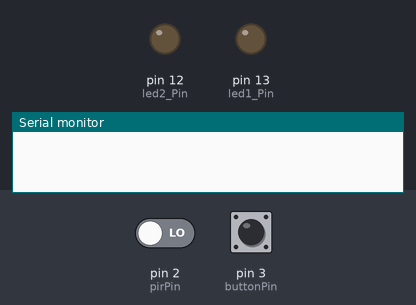
The sketch below on a simulated Arduino Uno, built with avr-gcc and run on an emulated ATmega328P. On the bench: output pins drawn as LEDs (lit = HIGH), the last lines printed to the serial monitor. Inputs (shaded band) come from the test bench; at power-on: pin 2 (pirPin) LOW, pin 3 (buttonPin) LOW.

Above: at 1.2 s.
1.3 s: pin 2 (pirPin) driven HIGH
At 1.7 s:
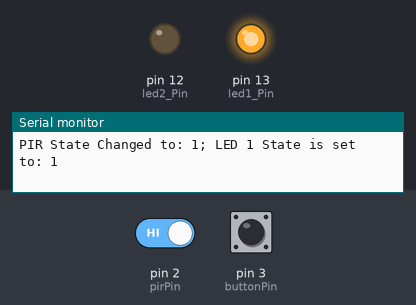
2.8 s: pin 3 (buttonPin) pulled HIGH for 0.15 s
At 4.0 s:
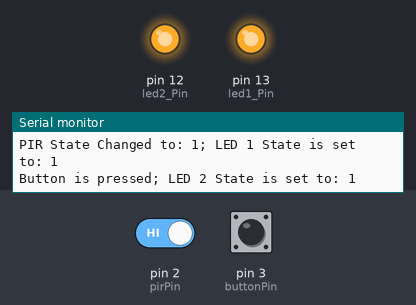
4.4 s: pin 2 (pirPin) driven LOW
At 5.3 s:
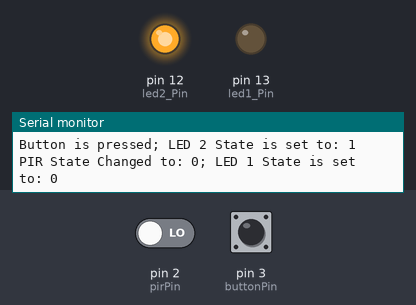
5.9 s: pin 3 (buttonPin) pulled HIGH for 1 s
At 6.4 s:
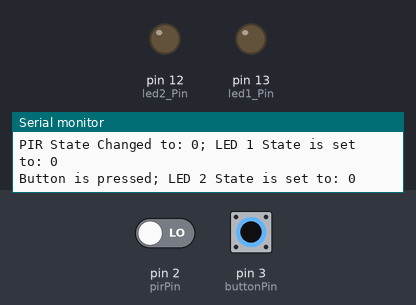
8.4 s: pin 3 (buttonPin) pulled HIGH for 3.2 s
At 9.5 s:
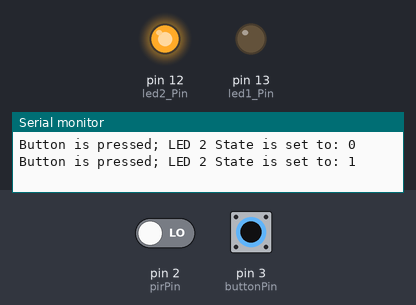
Timing chart, 0 to 11.4 s (numbered marks = the images above; inputs shaded):
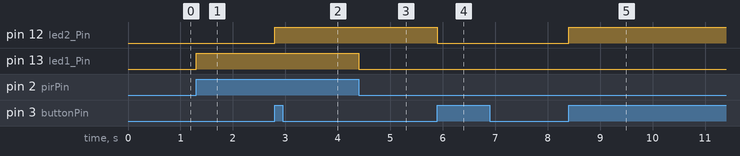

The sketch:

Task1.3C.ino
```cpp
// Program to deal with two inputs
// using the external interrupt pins

// Input 1 - PIR sensor in pin 2
const int pirPin = 2;
const int led1_Pin = 13; // Built-in LED
int led1_State = LOW;

// Input 2 - Button in pin 3
const int buttonPin = 3;
const int led2_Pin = 12;
int led2_State = LOW;

void setup()
{
  pinMode(pirPin, INPUT);
  pinMode(led1_Pin, OUTPUT);

  pinMode(buttonPin, INPUT);
  pinMode(led2_Pin, OUTPUT);

  Serial.begin(9600);

  // Enable interrupt 0 for PIR sensor in pin 2
  // Go to the interrupt service routine when pin state changes
  attachInterrupt(digitalPinToInterrupt(pirPin), pir_ISR, CHANGE);

  // Enable interrupt 1 for Button in pin 3
  // Go to the interrupt service routine when pin state changes from low to high
  attachInterrupt(digitalPinToInterrupt(buttonPin), button_ISR, RISING);
}

// Interrupt service routine for interrupt 0
void pir_ISR()
{
  // Change LED state when there is a change in PIR state
  led1_State = !led1_State;
  digitalWrite(led1_Pin, led1_State);
  Serial.print("\nPIR State Changed to: ");
  Serial.print(led1_State);
  Serial.print("; LED 1 State is set to: ");
  Serial.print(led1_State);
}

// Interrupt service routine for interrupt 1
void button_ISR()
{
  // Change LED state when button is pressed
  led2_State = !led2_State;
  digitalWrite(led2_Pin, led2_State);
  Serial.print("\nButton is pressed");
  Serial.print("; LED 2 State is set to: ");
  Serial.print(led2_State);
}

void loop()
{

}
```

Measured:
- after the input at 1.3 s, pin 13 (led1_Pin): LOW → HIGH at once
- after the input at 2.8 s, pin 12 (led2_Pin): LOW → HIGH at once
- after the input at 4.4 s, pin 13 (led1_Pin): HIGH → LOW at once
- after the input at 5.9 s, pin 12 (led2_Pin): HIGH → LOW at once
- after the input at 8.4 s, pin 12 (led2_Pin): LOW → HIGH at once
